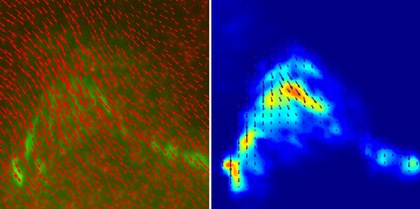
%> input picture img/TFMThumbnail.jpg, 420 x 209 px, shrunk from 600 x 299 before the run
$ octave --eval "result = getGaussianSmallestPSFsigmaFromData('../img/TFMThumbnail.jpg');"   (GNU Octave 9; MATLAB toolbox functions it lacks are replaced by stand-ins)
%> lines starting %> are read from the running program, lines starting %| are printed output that depends on the picture
### software/padarrayXT.m
function b = padarrayXT(varargin)
%PADARRAYXT Modified version of built-in function 'padarray'.
%   Mirroring ('symmetric' option) does not duplicate the border pixel.
%   B = PADARRAYXT(A,PADSIZE) pads array A with PADSIZE(k) number of zeros
%   along the k-th dimension of A.  PADSIZE should be a vector of
%   nonnegative integers.
%
%   B = PADARRAYXT(A,PADSIZE,PADVAL) pads array A with PADVAL (a scalar)
%   instead of with zeros.
%
%   B = PADARRAYXT(A,PADSIZE,PADVAL,DIRECTION) pads A in the direction
%   specified by the string DIRECTION.  DIRECTION can be one of the
%   following strings.
%
%       String values for DIRECTION
%       'pre'         Pads before the first array element along each
%                     dimension .
%       'post'        Pads after the last array element along each
%                     dimension.
%       'both'        Pads before the first array element and after the
%                     last array element along each dimension.
%
%   By default, DIRECTION is 'both'.
%
%   B = PADARRAYXT(A,PADSIZE,METHOD,DIRECTION) pads array A using the
%   specified METHOD.  METHOD can be one of these strings:
%
%       String values for METHOD
%       'circular'    Pads with circular repetition of elements.
%       'replicate'   Repeats border elements of A.
%       'symmetric'   Pads array with mirror reflections of itself.
%       'asymmetric'   Pads array with odd-symmetric extensions of itself.
%
%   Class Support
%   -------------
%   When padding with a constant value, A can be numeric or logical.
%   When padding using the 'circular', 'replicate', or 'symmetric'
%   methods, A can be of any class.  B is of the same class as A.
%
%   Example
%   -------
%   Add three elements of padding to the beginning of a vector.  The
%   padding elements contain mirror copies of the array.
%
%       b = padarrayxt([1 2 3 4],3,'symmetric','pre')
%
%   Add three elements of padding to the end of the first dimension of
%   the array and two elements of padding to the end of the second
%   dimension.  Use the value of the last array element as the padding
%   value.
%
%       B = padarrayxt([1 2; 3 4],[3 2],'replicate','post')
%
%   Add three elements of padding to each dimension of a
%   three-dimensional array.  Each pad element contains the value 0.
%
%       A = [1 2; 3 4];
%       B = [5 6; 7 8];
%       C = cat(3,A,B)
%       D = padarray(C,[3 3],0,'both')
%
%   See also CIRCSHIFT, IMFILTER.
%
% Copyright (C) 2026, Danuser Lab - UTSouthwestern
%
% This file is part of TFM_Package.
%
% TFM_Package is free software: you can redistribute it and/or modify
% it under the terms of the GNU General Public License as published by
% the Free Software Foundation, either version 3 of the License, or
% (at your option) any later version.
%
% TFM_Package is distributed in the hope that it will be useful,
% but WITHOUT ANY WARRANTY; without even the implied warranty of
% MERCHANTABILITY or FITNESS FOR A PARTICULAR PURPOSE.  See the
% GNU General Public License for more details.
%
% You should have received a copy of the GNU General Public License
% along with TFM_Package.  If not, see <http://www.gnu.org/licenses/>.
%
%

%   Copyright 1993-2010 The MathWorks, Inc.
%   $Revision: 1.11.4.13 $  $Date: 2011/08/09 17:51:33 $

%   Last modified on 04/14/2012 by Francois Aguet.

[a, method, padSize, padVal, direction] = ParseInputs(varargin{:});

if isempty(a)

    % treat empty matrix similar for any method
    if strcmp(direction,'both')
        sizeB = size(a) + 2*padSize;
    else
        sizeB = size(a) + padSize;
    end

    b = mkconstarray(class(a), padVal, sizeB);

elseif strcmpi(method,'constant')

    % constant value padding with padVal
    b = ConstantPad(a, padSize, padVal, direction);
else

    % compute indices then index into input image
    aSize = size(a);
    aIdx = getPaddingIndices(aSize,padSize,method,direction);
    b = a(aIdx{:});
end

if islogical(a)
    b = logical(b);
end


%%%
%%% ConstantPad
%%%
% [29 lines left out: function ConstantPad, not called in this run]


%%%
%%% ParseInputs
%%%
function [a, method, padSize, padVal, direction] = ParseInputs(varargin)

% narginchk(2,4);
if nargin<2 || nargin>4
    error('Incompatible number of input arguments.');
end

% fixed syntax args
a         = varargin{1};
padSize   = varargin{2};

% default values
method    = 'constant';
padVal    = 0;
direction = 'both';

validateattributes(padSize, {'double'}, {'real' 'vector' 'nonnan' 'nonnegative' ...
    'integer'}, mfilename, 'PADSIZE', 2);

% Preprocess the padding size
if (numel(padSize) < ndims(a))
    padSize           = padSize(:);
    padSize(ndims(a)) = 0;
end

if nargin > 2

    firstStringToProcess = 3;

    if ~ischar(varargin{3})
        % Third input must be pad value.
        padVal = varargin{3};
        validateattributes(padVal, {'numeric' 'logical'}, {'scalar'}, ...
            mfilename, 'PADVAL', 3);

        firstStringToProcess = 4;

    end

    for k = firstStringToProcess:nargin
        validStrings = {'circular' 'replicate' 'symmetric' 'pre' ...
            'post' 'both'};
        string = validatestring(varargin{k}, validStrings, mfilename, ...
            'METHOD or DIRECTION', k);
        switch string
            case {'circular' 'replicate' 'symmetric'}
                method = string;

            case {'pre' 'post' 'both'}
                direction = string;

            otherwise
                error(message('images:padarray:unexpectedError'))
        end
    end
end

% Check the input array type
if strcmp(method,'constant') && ~(isnumeric(a) || islogical(a))
    error(message('images:padarray:badTypeForConstantPadding'))
end


% Internal functions called by padarray.m (modified)
function aIdx = getPaddingIndices(aSize,padSize,method,direction)
%getPaddingIndices is used by padarray and blockproc.
%   Computes padding indices of input image.  This is function is used to
%   handle padding of in-memory images (via padarray) as well as
%   arbitrarily large images (via blockproc).
%
%   aSize : result of size(I) where I is the image to be padded
%   padSize : padding amount in each dimension.
%             numel(padSize) can be greater than numel(aSize)
%   method : X or a 'string' padding method
%   direction : pre, post, or both.
%
%   See the help for padarray for additional information.

% Copyright 2010 The MathWorks, Inc.
% $Revision: 1.1.6.1 $ $Date: 2010/04/15 15:18:15 $

% make sure we have enough image dims for the requested padding
if numel(padSize) > numel(aSize)
    singleton_dims = numel(padSize) - numel(aSize);
    aSize = [aSize ones(1,singleton_dims)];
end

switch method
    case 'circular'
        aIdx = CircularPad(aSize, padSize, direction);
    case 'symmetric'
        aIdx = SymmetricPad(aSize, padSize, direction);
    case 'replicate'
        aIdx = ReplicatePad(aSize, padSize, direction);
end


%%%
%%% CircularPad
%%%
% [24 lines left out: function CircularPad, not called in this run]


%%%
%%% SymmetricPad
%%%
function idx = SymmetricPad(aSize, padSize, direction)

numDims = numel(padSize);

% Form index vectors to subsasgn input array into output array.
% Also compute the size of the output array.
idx   = cell(1,numDims);
for k = 1:numDims
    M = aSize(k);
    if M>1
        dimNums = uint32([1:M M-1:-1:2]);
        div = 2*M-2;
    else
        dimNums = [1 1];
        div = 2;
    end
    p = padSize(k);

    switch direction
        case 'pre'
            idx{k}   = dimNums(mod(-p:M-1, div) + 1);

        case 'post'
            idx{k}   = dimNums(mod(0:M+p-1, div) + 1);

        case 'both'
            idx{k}   = dimNums(mod(-p:M+p-1, div) + 1);
    end
end


%%%
%%% ReplicatePad
%%%
% [35 lines left out: functions ReplicatePad, mkconstarray, not called in this run]

### software/pointSourceDetection.m
%[pstruct, mask, imgLM, imgLoG] = pointSourceDetection(img, sigma, mode)
%
% Inputs :
%                 img : input image
%               sigma : standard deviation of the Gaussian PSF
%
% Options (as 'specifier'-value pairs):
%
%              'mode' : parameters to estimate. Default: 'xyAc'.
%             'alpha' : alpha value used in the statistical tests. Default: 0.05.
%              'mask' : mask of pixels (i.e., cell mask) to include in the detection. Default: all.
%       'FitMixtures' : true|{false}. Toggles mixture-model fitting.
%       'MaxMixtures' : maximum number of mixtures to fit. Default: 5.
%   'RemoveRedundant' : {true}|false. Discard localizations that coincide within 'RedundancyRadius'.
%  'RedundancyRadius' : Radius for filtering out redundant localizatios. Default: 0.25
%         'Prefilter' : {true}|false. Prefilter to calculate mask of significant pixels.
%     'RefineMaskLoG' : {true}|false. Apply threshold to LoG-filtered img to refine mask of significant pixels.
%   'RefineMaskValid' : {true}|false. Return only mask regions where a significant signal was localized.
%        'ConfRadius' : Confidence radius for positions, beyond which the fit is rejected. Default: 2*sigma
%        'WindowSize' : Window size for the fit. Default: 4*sigma, i.e., [-4*sigma ... 4*sigma]^2
%
% Outputs:
%             pstruct : output structure with Gaussian parameters, standard deviations, p-values
%                mask : mask of significant (in amplitude) pixels
%               imgLM : image of local maxima
%              imgLoG : Laplacian of Gaussian-filtered image
%
% Copyright (C) 2026, Danuser Lab - UTSouthwestern
%
% This file is part of TFM_Package.
%
% TFM_Package is free software: you can redistribute it and/or modify
% it under the terms of the GNU General Public License as published by
% the Free Software Foundation, either version 3 of the License, or
% (at your option) any later version.
%
% TFM_Package is distributed in the hope that it will be useful,
% but WITHOUT ANY WARRANTY; without even the implied warranty of
% MERCHANTABILITY or FITNESS FOR A PARTICULAR PURPOSE.  See the
% GNU General Public License for more details.
%
% You should have received a copy of the GNU General Public License
% along with TFM_Package.  If not, see <http://www.gnu.org/licenses/>.
%
%

% Francois Aguet, April 2011 (last modified: 09/30/2013)

function [pstruct, mask, imgLM, imgLoG] = pointSourceDetection(img, sigma, varargin)

% Parse inputs
ip = inputParser;
ip.CaseSensitive = false;
ip.addRequired('img', @isnumeric);
ip.addRequired('sigma', @isscalar);
ip.addParamValue('Mode', 'xyAc', @ischar);
ip.addParamValue('Alpha', 0.05, @isscalar);
ip.addParamValue('Mask', [], @(x) isnumeric(x) || islogical(x));
ip.addParamValue('FitMixtures', false, @islogical);
ip.addParamValue('MaxMixtures', 5, @isposint);
ip.addParamValue('RemoveRedundant', true, @islogical);
ip.addParamValue('RedundancyRadius', 0.25, @isscalar);
ip.addParamValue('Prefilter', true, @islogical);
ip.addParamValue('RefineMaskLoG', true, @islogical);
ip.addParamValue('RefineMaskValid', true, @islogical);
ip.addParamValue('ConfRadius', []); % Default: 2*sigma, see fitGaussians2D.
ip.addParamValue('WindowSize', []); % Default: 4*sigma, see fitGaussians2D.
ip.KeepUnmatched = true;
ip.parse(img, sigma, varargin{:});
mode = ip.Results.Mode;
alpha = ip.Results.Alpha;

if ~isa(img, 'double')
    img = double(img);
end

% Gaussian kernel
w = ceil(4*sigma);
x = -w:w;
g = exp(-x.^2/(2*sigma^2));
u = ones(1,length(x));

% convolutions
imgXT = padarrayXT(img, [w w], 'symmetric');
fg = conv2(g', g, imgXT, 'valid');
fu = conv2(u', u, imgXT, 'valid');
fu2 = conv2(u', u, imgXT.^2, 'valid');

% Laplacian of Gaussian
gx2 = g.*x.^2;
imgLoG = 2*fg/sigma^2 - (conv2(g, gx2, imgXT, 'valid')+conv2(gx2, g, imgXT, 'valid'))/sigma^4;
imgLoG = imgLoG / (2*pi*sigma^2);

% 2-D kernel
g = g'*g;
n = numel(g);
gsum = sum(g(:));
g2sum = sum(g(:).^2);

% solution to linear system
A_est = (fg - gsum*fu/n) / (g2sum - gsum^2/n);
c_est = (fu - A_est*gsum)/n;

if ip.Results.Prefilter
    J = [g(:) ones(n,1)]; % g_dA g_dc
    C = inv(J'*J);

    f_c = fu2 - 2*c_est.*fu + n*c_est.^2; % f-c
    RSS = A_est.^2*g2sum - 2*A_est.*(fg - c_est*gsum) + f_c;
    RSS(RSS<0) = 0; % negative numbers may result from machine epsilon/roundoff precision
    sigma_e2 = RSS/(n-3);

    sigma_A = sqrt(sigma_e2*C(1,1));

    % standard deviation of residuals
    sigma_res = sqrt(RSS/(n-1));

    kLevel = norminv(1-alpha/2.0, 0, 1);

    SE_sigma_c = sigma_res/sqrt(2*(n-1)) * kLevel;
    df2 = (n-1) * (sigma_A.^2 + SE_sigma_c.^2).^2 ./ (sigma_A.^4 + SE_sigma_c.^4);
    scomb = sqrt((sigma_A.^2 + SE_sigma_c.^2)/n);
    T = (A_est - sigma_res*kLevel) ./ scomb;
    pval = tcdf(-T, df2);

    % mask of admissible positions for local maxima
    mask = pval < 0.05;
else
    mask = true(size(img));
end

% all local max
allMax = locmax2d(imgLoG, 2*ceil(sigma)+1);

% local maxima above threshold in image domain
imgLM = allMax .* mask;

pstruct = [];
if sum(imgLM(:))~=0 % no local maxima found, likely a background image

    if ip.Results.RefineMaskLoG
        % -> set threshold in LoG domain
        logThreshold = min(imgLoG(imgLM~=0));
        logMask = imgLoG >= logThreshold;

        % combine masks
        mask = mask | logMask;
    end

    % re-select local maxima
    imgLM = allMax .* mask;

    % apply exclusion mask
    if ~isempty(ip.Results.Mask)
        imgLM(ip.Results.Mask==0) = 0;
    end


    [lmy, lmx] = find(imgLM~=0);
    lmIdx = sub2ind(size(img), lmy, lmx);

    if ~isempty(lmIdx)
        % run localization on local maxima
        if ~ip.Results.FitMixtures
            pstruct = fitGaussians2D(img, lmx, lmy, A_est(lmIdx), sigma*ones(1,length(lmIdx)),...
                c_est(lmIdx), mode, 'mask', mask, 'alpha', alpha,...
                'ConfRadius', ip.Results.ConfRadius, 'WindowSize', ip.Results.WindowSize);
        else
            pstruct = fitGaussianMixtures2D(img, lmx, lmy, A_est(lmIdx), sigma*ones(1,length(lmIdx)),...
                c_est(lmIdx), 'mask', mask, 'alpha', alpha, 'maxM', ip.Results.MaxMixtures);
        end

        % remove NaN values
        idx = ~isnan([pstruct.x]);
        if sum(idx)~=0
            fnames = fieldnames(pstruct);
            for k = 1:length(fnames)
                pstruct.(fnames{k}) = pstruct.(fnames{k})(idx);
            end

            % significant amplitudes
            idx = [pstruct.hval_Ar] == 1;

            % eliminate duplicate positions (resulting from localization)
            if ip.Results.RemoveRedundant
                pM = [pstruct.x' pstruct.y'];
                idxKD = KDTreeBallQuery(pM, pM, ip.Results.RedundancyRadius*ones(numel(pstruct.x),1));
                idxKD = idxKD(cellfun(@numel, idxKD)>1);
                for k = 1:length(idxKD);
                    RSS = pstruct.RSS(idxKD{k});
                    idx(idxKD{k}(RSS ~= min(RSS))) = 0;
                end
            end

            if sum(idx)>0
                fnames = fieldnames(pstruct);
                for k = 1:length(fnames)
                    pstruct.(fnames{k}) = pstruct.(fnames{k})(idx);
                end
                pstruct.hval_Ar = logical(pstruct.hval_Ar);
                pstruct.hval_AD = logical(pstruct.hval_AD);
                pstruct.isPSF = ~pstruct.hval_AD;

                % adjust mixture index if only a single component remains
                if ip.Results.FitMixtures
                    mv = 0:max(pstruct.mixtureIndex);
                    multiplicity = getMultiplicity(pstruct.mixtureIndex);
                    pstruct.mixtureIndex(ismember(pstruct.mixtureIndex, mv(multiplicity==1))) = 0;
                end
            else
                pstruct = [];
            end
        else
            pstruct = [];
        end
    end
end

if ~isempty(pstruct) && ip.Results.RefineMaskValid
    CC = bwconncomp(mask);
    labels = labelmatrix(CC);
    loclabels = labels(sub2ind(size(img), pstruct.y_init, pstruct.x_init));
    idx = setdiff(1:CC.NumObjects, loclabels);
    CC.PixelIdxList(idx) = [];
    CC.NumObjects = length(CC.PixelIdxList);
    mask = labelmatrix(CC)~=0;
end

### software/locmax2d.m
function fImg = locmax2d(img, mask, keepFlat)
%LOCALMAX searches for local maxima in an image
%
%    SYNOPSIS fImg = locmax2d(img, mask, keepFlat)
%
%    INPUT    img    image matrix
%             mask   EITHER a scalar that defines the window dimensions
%                    OR a vector [m n] that defines the window dimensions
%                    OR a binary (0/1) structural element (matrix).
%                    Structural elements such as discs can be defined
%                    using the built-in matlab function "strel".
%                    The input matrix must have an odd number of columns and rows.
%             keepFlat Optional input variable to choose whether to remove
%                      "flat" maxima or to keep them. Default is 0, to remove them.
%
%    OUTPUT   fImg   image with local maxima (original values) and zeros elsewhere.
%
% Copyright (C) 2026, Danuser Lab - UTSouthwestern
%
% This file is part of TFM_Package.
%
% TFM_Package is free software: you can redistribute it and/or modify
% it under the terms of the GNU General Public License as published by
% the Free Software Foundation, either version 3 of the License, or
% (at your option) any later version.
%
% TFM_Package is distributed in the hope that it will be useful,
% but WITHOUT ANY WARRANTY; without even the implied warranty of
% MERCHANTABILITY or FITNESS FOR A PARTICULAR PURPOSE.  See the
% GNU General Public License for more details.
%
% You should have received a copy of the GNU General Public License
% along with TFM_Package.  If not, see <http://www.gnu.org/licenses/>.
%
%


%%%%%%%%%%%%%%%%%%%%%%%%%%%%%%%%%%%%%%%%%%%%%%%%%
%
% PARAMETER CHECK
%
%%%%%%%%%%%%%%%%%%%%%%%%%%%%%%%%%%%%%%%%%%%%%%%%%

if nargin<2
   error('Please define all parameters');
end

if numel(mask)==1
    if mod(mask,2)==0
        mask = mask + 1;
    end
    rows = mask;
    cols = mask;
    mask = ones(mask);
    numEl = rows*cols;

% If mask is a vector with two entries, then, these two entries define the
% number of rows and columns of a rectangular mask filled with ones:
elseif length(mask(:))==2
    % make sure the mask elements are odd numbers (only then, the
    % local max operator is properly defined)
    indx = find(~mod(mask,2));
    mask(indx) = mask(indx) + 1;
    rows=mask(1);
    cols=mask(2);
    % number of non-zero elements:
    numEl=prod(mask);

    % generate the real mask:
    mask=ones(mask);
else
    % mask is a flat structural element, with an odd number of cols and
    % rows. Note that this excludes the only possible overlap case [1 1]
    % which would be treated as identical operation above.

    % first check that mask has the right size:
    [rows cols]=size(mask);
    if ~mod(rows,2) || ~mod(cols,2)
        % There is no simple way of extending a general mask, thus:
        error('Mask must have an odd number of rows and columns!');
    end

    % get matrix dimensions:
    [rows cols]=size(mask);

    % Check that the matrix contains only 0/1. This check could be omitted:
    checkMat = (mask==1 | mask==0);
    if sum(checkMat(:))<rows*cols
        % There is no simple way of extending a general mask, thus:
        error('The mask may contain binary values only!');
    end

    % number of non-zero elements:
    numEl=sum(mask(:));
end

if nargin < 3 || isempty(keepFlat)
    keepFlat = 0;
end

%%%%%%%%%%%%%%%%%%%%%%%%%%%%%%%%%%%%%%%%%%%%%%%%%
%
% DEFINITIONS
%
%%%%%%%%%%%%%%%%%%%%%%%%%%%%%%%%%%%%%%%%%%%%%%%%%

% apply a max filter
fImg = ordfilt2(img,numEl,mask);
if keepFlat == 0 %change made by KJ
    fImg2 = ordfilt2(img,numEl-1,mask);
    fImg(fImg2==fImg)=0;
end

% take only those positions where the max filter and the original image value
% are equal -> this is a local maximum
fImg(fImg ~= img) = 0;

% set image border to zero
b = (cols-1)/2;
fImg(:,[1:b end-b+1:end]) = 0;
b = (rows-1)/2;
fImg([1:b end-b+1:end],:) = 0;

### software/getGaussianSmallestPSFsigmaFromData.m
%[sigma] = getGaussianSmallestPSFsigmaFromData(imageList) returns the s.d. of the Gaussian PSF estimated from the input data.
% The estimation is performed by running pointSourceDetection() with 'sigma' as a free parameter.
% This function is made exclusively for detecting reference beads in TFM package.
%
% Inputs:
%    imageList : single image, cell array of images, or cell array of image path strings
%
% Options:
%    'Display' : {true}|false displays the distribution of 'sigma' values
%
% Output:
%        sigma : lower bound of standard deviation of the Gaussian PSF estimated from point sources in input data
%
% Copyright (C) 2026, Danuser Lab - UTSouthwestern
%
% This file is part of TFM_Package.
%
% TFM_Package is free software: you can redistribute it and/or modify
% it under the terms of the GNU General Public License as published by
% the Free Software Foundation, either version 3 of the License, or
% (at your option) any later version.
%
% TFM_Package is distributed in the hope that it will be useful,
% but WITHOUT ANY WARRANTY; without even the implied warranty of
% MERCHANTABILITY or FITNESS FOR A PARTICULAR PURPOSE.  See the
% GNU General Public License for more details.
%
% You should have received a copy of the GNU General Public License
% along with TFM_Package.  If not, see <http://www.gnu.org/licenses/>.
%
%

% Adapted from getGaussianPSFsigmaFromData by Francois Aguet, September 2010
% Sangyoon Han May 2015

function sigma = getGaussianSmallestPSFsigmaFromData(imageList, varargin)
%> called with imageList = '../img/TFMThumbnail.jpg'

ip = inputParser;
ip.CaseSensitive = false;
ip.addRequired('imageList');
ip.addOptional('frameRange', []);
ip.addParamValue('Display', true, @islogical);
ip.parse(imageList, varargin{:});

if ~iscell(imageList)
    imageList = {imageList};
end
frameRange = ip.Results.frameRange;

if isempty(frameRange)
    nd = numel(imageList);
else
    nd = numel(frameRange);
end
svect = cell(1,nd);
parfor i = 1:nd
    if isempty(frameRange)
        if ischar(imageList{i})
            img = double(imread(imageList{i}));
        else
            img = imageList{i};
        end
    else
        img = double(readtiff(imageList{1}, frameRange(i)));
    end
    % First pass with fixed sigma
    pstruct = pointSourceDetection(img, 1.5, 'Mode', 'xyac');
%> in ParseInputs, `padSize   = varargin{2};`: padSize = [6 6]
%> in ParseInputs, `padSize           = padSize(:);`: padSize = [6; 6]
%> the loop in ParseInputs, `for k = firstStringToProcess:nargin` made 1 pass
%> (string, method) on pass 1: ('symmetric', 'symmetric')
%> after the loop in ParseInputs, `for k = firstStringToProcess:nargin`: direction = 'both'
%> in padarrayXT, `[a, method, padSize, padVal, direction] = ParseInputs(varargin{:});`: method = 'symmetric'; padSize = [6; 6; 0]; padVal = 0; direction = 'both'
%> the loop in SymmetricPad, `for k = 1:numDims` made 3 passes
%> p on passes 1 to 3: 6, 6, 0
%> after the loop in SymmetricPad, `for k = 1:numDims`: idx = 3 items
%> in padarrayXT, `b = a(aIdx{:});`:
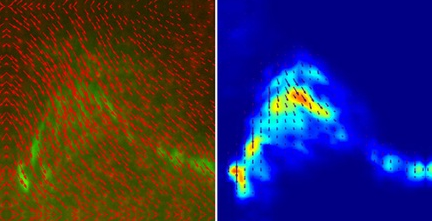
%> b: size 221x432x3 double; mean R, G, B 51.4, 42.8, 83.3
%> in pointSourceDetection, `fg = conv2(g', g, imgXT, 'valid');`:
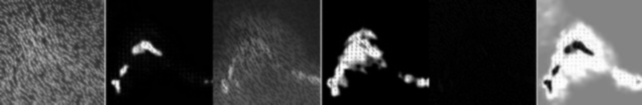
%> fg: size 209x1284 double (shown at 1/2 size); min 0, max 3595.3, mean 838.8; drawn with min black and max white
%> in pointSourceDetection, `fu = conv2(u', u, imgXT, 'valid');`:
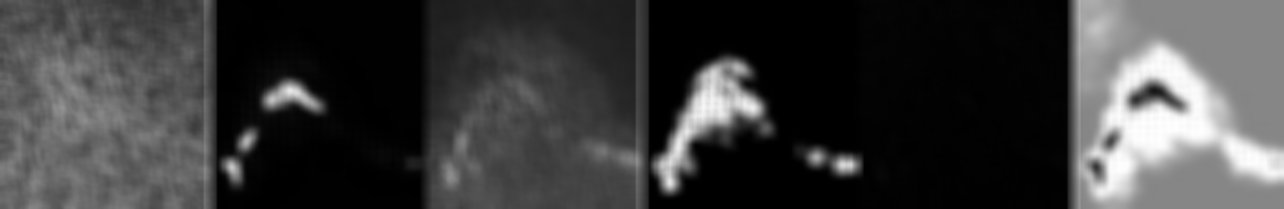
%> fu: size 209x1284 double; min 0, max 42439, mean 10027.1; drawn with min black and max white
%> (the rest of the program and of its run is left out)
